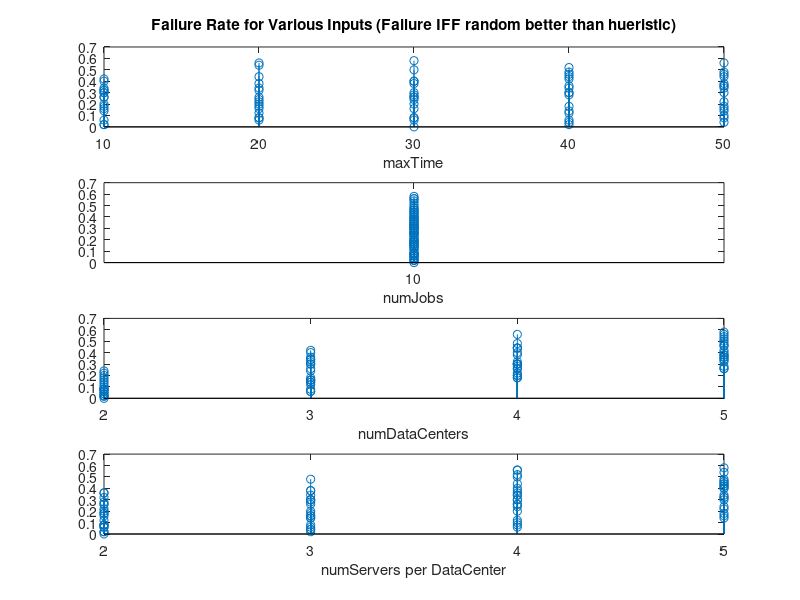
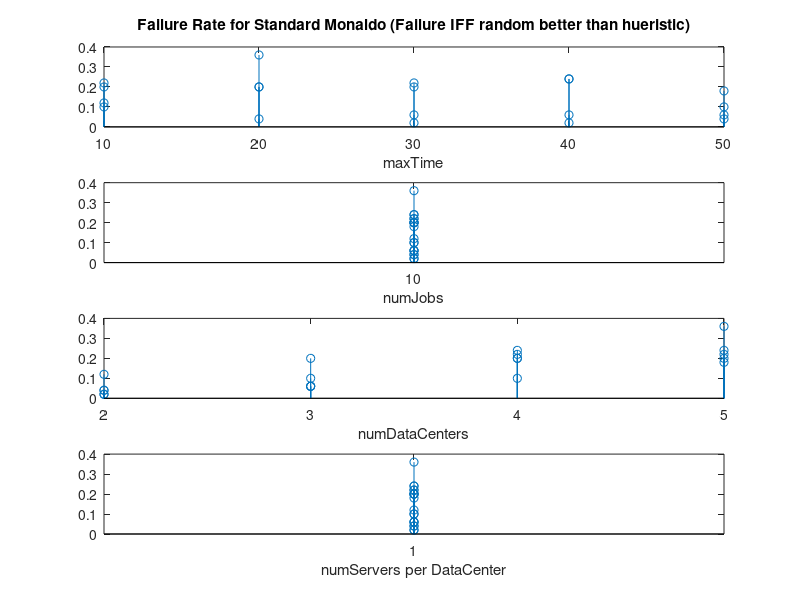

These charts were generated, in order, by the following MATLAB code:
%% load Data
load('experiment2.mat');

%% All
mod = (Inputs(:,4) ~= 1);
figure

subplot(4,1,1);
stem(Inputs(mod,1),FailureRate(mod));
title('Failure Rate for Various Inputs (Failure IFF random better than hueristic)');
xlabel('maxTime');
set(gca, 'XTick', unique(Inputs(:,1)));

subplot(4,1,2);
stem(Inputs(mod,2),FailureRate(mod));
xlabel('numJobs');
set(gca, 'XTick', unique(Inputs(:,2)));

subplot(4,1,3);
stem(Inputs(mod,3),FailureRate(mod));
xlabel('numDataCenters');
set(gca, 'XTick', unique(Inputs(:,3)));

subplot(4,1,4);
stem(Inputs(mod,4),FailureRate(mod));
xlabel('numServers per DataCenter');
set(gca, 'XTick', unique(Inputs(:,4)));

%% Standard Monaldo
std = (Inputs(:,4) == 1);

figure

subplot(4,1,1);
stem(Inputs(std,1),FailureRate(std));
title('Failure Rate for Standard Monaldo (Failure IFF random better than hueristic)');
xlabel('maxTime');
set(gca, 'XTick', unique(Inputs(:,1)));

subplot(4,1,2);
stem(Inputs(std,2),FailureRate(std));
xlabel('numJobs');
set(gca, 'XTick', unique(Inputs(:,2)));

subplot(4,1,3);
stem(Inputs(std,3),FailureRate(std));
xlabel('numDataCenters');
set(gca, 'XTick', unique(Inputs(:,3)));

subplot(4,1,4);
stem(Inputs(std,4),FailureRate(std));
xlabel('numServers per DataCenter');
set(gca, 'XTick', unique(Inputs(:,4)));
